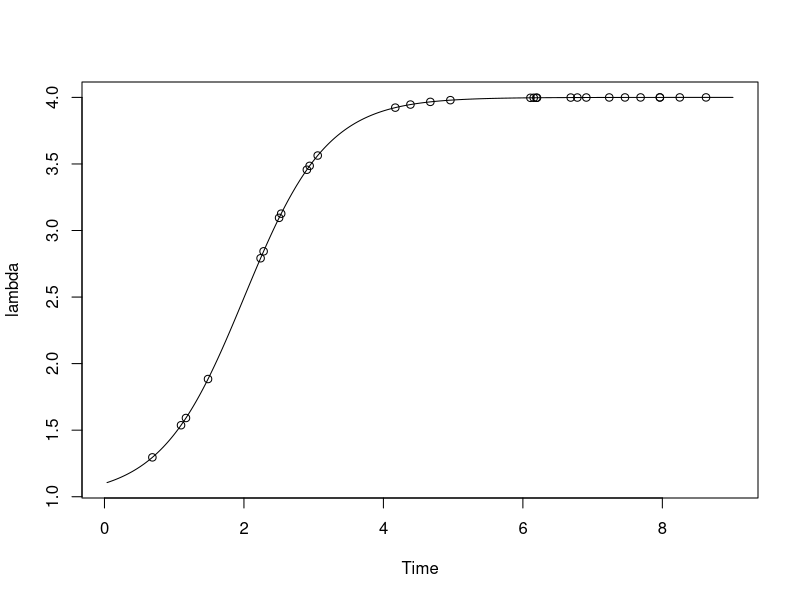

This chart was generated by the following R code:
# Initialization and Parameters 
delta <- 100 
alpha.prime <- 1

custRemainArr <- c(0)
custDepartures <- 0.3846708

######### REDISPERSION - Sum of Logistic Function ###########

# output: infestivity (infestations per house per year)
infestivity <- function(t) {
  
  # carrying capacity 3 infestations per house per year
  k<-3 
  # initial infestivity (0.1 infestations per house per year)
  y0<-0.1
  r<-1.68
  out <- k / (1 + ((k - y0) / y0 ) * exp(-r * t))
  return(out)
}

redispersionLogis <- function(arrivalTimeVec, currTime) {
  
  sumInfestivity <- 0
  
  # sum over the logistic function 
  for (i in 1:length(arrivalTimeVec)) {
    diffTime = currTime - arrivalTimeVec[i]
    sumInfestivity <- sumInfestivity + infestivity(diffTime)
  }
  
  return(sumInfestivity)
}

#################### Thinning Algorithm ###################

# Algorithm start time 
time <- 0 

# vector of accepted values for arrival time 
arrivalSelected <- c()

# vector of lambda's at accepted values 
lambdaSelected <- c()

# n is each step of success 
n <- 0

# vector of all lambda and time
allLambda <- c()
allTime <- c()
m <- 0 

thinningTest <- function(currTime, servTime) {
  
  # Generate random number 
  uniRandom <- runif(1, 0, 1)
  
  futureArrivalTime <- currTime + ( (-1/delta) * log(uniRandom))
  if (futureArrivalTime > servTime) {
    lambdaFinal <- alpha.prime + redispersionLogis(custRemainArr, futureArrivalTime)
    allLambda[m] <<- lambdaFinal 
    allTime[m] <<- futureArrivalTime
    m <<- m + 1 
    return(futureArrivalTime)
  }
  
  # Generate second random number 
  uniRandomTwo <- runif(1, 0, 1)
  
  # obtain arrival rate
  lambda <- alpha.prime + redispersionLogis(custRemainArr, futureArrivalTime)
  
  if (uniRandomTwo <= (lambda/delta)) {
    arrivalSelected[n] <<- futureArrivalTime
    lambdaSelected[n] <<- lambda
    n <<- n + 1
    
    allLambda[m] <<- lambda 
    allTime[m] <<- futureArrivalTime
    m <<- m + 1 
    return(thinningTest(futureArrivalTime, servTime))
  }
  
  else {
    allLambda[m] <<- lambda 
    allTime[m] <<- futureArrivalTime
    m <<- m + 1 
    return(thinningTest(futureArrivalTime, servTime))
    
  }
  
}

######### Run ############
thinningTest(time, 9)

# plot lambda over all time
plot(allTime, allLambda, xlab = "Time", ylab = "lambda", type = "l")
points(arrivalSelected, lambdaSelected)
